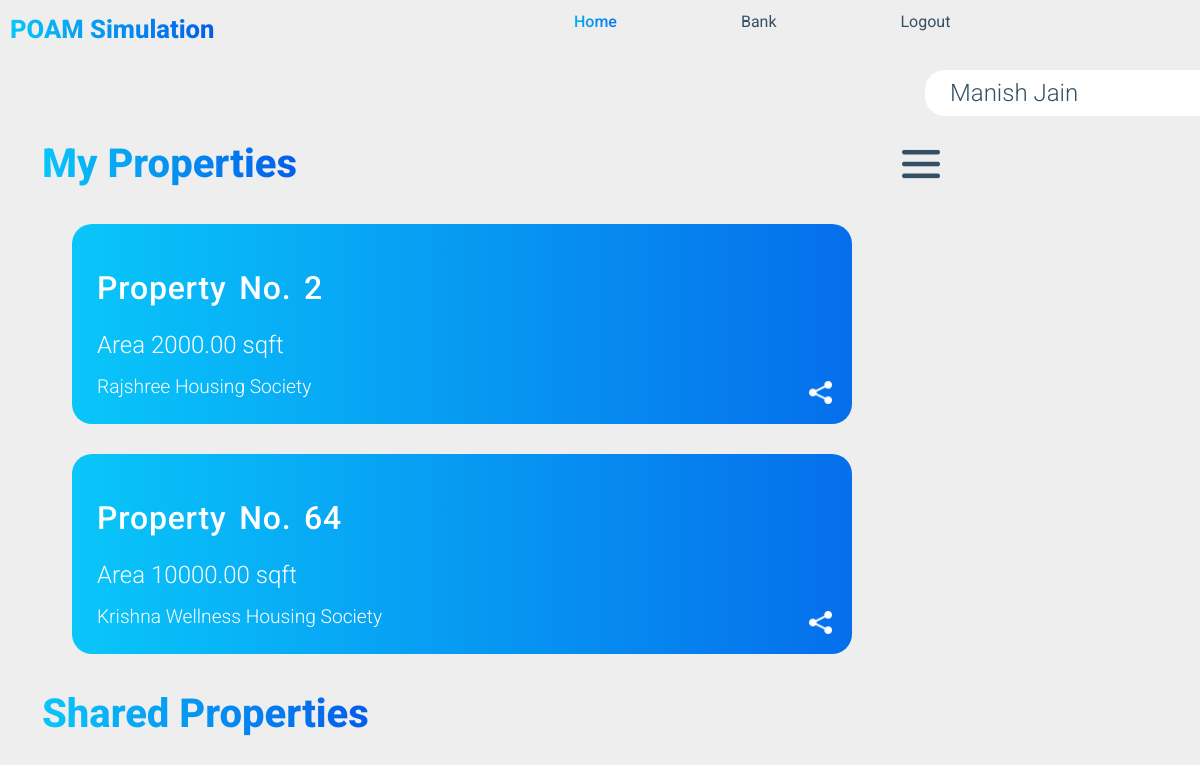
The page /home/838427959970 (signed in) on the database its author committed.
### Aadhar_DB/models.py (models this page shows, shortened)
class aadhar(models.Model):
    MALE = 'M'
    FEMALE = 'F'
    OTHERS = 'OTH'
    gender = [
        (MALE, 'Male'),
        (FEMALE, 'Female'),
        (OTHERS, 'Others'),
    ]
    first_name=models.CharField(max_length=30)
    middle_name=models.CharField(max_length=30)
    last_name=models.CharField(max_length=30)
    dob = models.DateField()
    gender = models.CharField(choices=gender,default=OTHERS,max_length=3)
    aadhar_no = models.BigIntegerField()
    address = models.TextField()
    photo = models.ImageField(upload_to ='uploads/',null=True)

### MuncipalCorporation_DB/models.py (models this page shows, shortened)
class Plot(models.Model):
    SQFT = 'sqft'
    ACRE = 'AC'
    units = [
        (SQFT, 'Square.ft'),
        (ACRE, 'Acre'),
    ]
    owner = models.ForeignKey(Person,on_delete=models.CASCADE,related_name="plot_owner",default=None)
    number = models.IntegerField()
    area = models.DecimalField(max_digits=10, decimal_places=2)
    length= models.DecimalField(max_digits=10, decimal_places=2)
    width= models.DecimalField(max_digits=10, decimal_places=2)
    unit = models.CharField(choices=units,default=SQFT,max_length=4)
    society_name= models.CharField(max_length=100)
    society_rera_no = models.IntegerField()
    plot_address = models.CharField(max_length=200)
    north = models.CharField(max_length=30)
    south = models.CharField(max_length=30)
    east = models.CharField(max_length=30)
    west = models.CharField(max_length=30)

### POAM_portal/views.py (the view)
# urls.py: path("home/<str:user>", views.home_view, name="home"),
@login_required(login_url="login")
def home_view(request, user):
    message = f"Hello {user}! You have been logged in"
    try:
        user_details = get_aadhar(user)
        return render(
            request,
            "POAM_portal/home.html",
            {
                "person": user_details.aadhar_details,
                "plots": get_plot(user),
            },
        )
    except:
        return HttpResponseRedirect(reverse("status", kwargs={"status": 0}))

### POAM_portal/utils.py (called while the page is built)
def get_person_info(aadhar_info):
    return Person.objects.get(aadhar_details=aadhar_info)

def get_aadhar_info(aadhar_no):
    return aadhar.objects.get(aadhar_no=aadhar_no)

def get_aadhar(aadhar_no):
    aadhar_info = get_aadhar_info(aadhar_no)
    person_info = get_person_info(aadhar_info)
    return person_info

def get_plot(aadhar_card):
    aadhar_info = get_aadhar_info(aadhar_card)
    person_info = get_person_info(aadhar_info)
    plot = Plot.objects.filter(owner=person_info)
    return plot

### POAM_portal/templates/POAM_portal/home.html (shortened to what this page needs)
{% extends "POAM_portal/layout.html" %}
{% load static %}
{% block body %}
{% if user.is_authenticated %}
<div class="container-fluid">
    <div class="container">
        <div class="home-greetings">{{person.first_name}} {{person.last_name}}
        </div>
        <div class="home-options">
            <span class="home-heading">My Properties</span>
            <span><a href="{% url 'bank' %}"><img src="../../static/POAM_portal/images/menu.png" alt=""
                        id="options"></a></span>
        </div>
        <div class="property-cards">
            {% for plot in plots %}
            <div class="container plot-container">
                <div class="plot-heading">Property No. {{plot.number}}</div>
                <div class="plot-area">Area {{plot.area}} {{plot.unit}}</div>
                <div class="plot-societyname">{{plot.society_name}}</div>
                <span>
                    <a href="#"><img src="../../static/POAM_portal/images/share.png" alt="share" class="plot-share"></a>
                </span>
            </div>
            {% endfor %}
        </div>
        <span class="home-heading">Shared Properties</span>
    </div>
</div>
{% endif %}
{% endblock %}

### POAM_portal/static/POAM_portal/layout.css (style rules this page uses)
* { margin:0px; padding: 0px; font-family: 'Roboto', sans-serif; }
.home-heading { background: linear-gradient(to right, var(--light),var(--dark)); -webkit-background-clip: text; -webkit-text-fill-color: transparent; font-size: 2.5rem; font-weight: 800; }
.home-options { display: flex; flex-direction: row; flex-wrap: nowrap; align-items: center; justify-content: space-between; margin: 70px 0px 30px 0px; }
.home-greetings { font-size: 1.5rem; font-weight: 300; margin: 20px 0px 0px 0px; color: var(--nav-text); position: absolute; right: 0px; top: 50px; width: 275px; padding: 5px 0px 5px 25px; border-radius: 20px 0px 0px 20px; background-color: #fff; }
#options { width: 15%; }
.plot-container { padding: 0px !important; width: 65vw; height: 25vh; margin:10px 0px 30px 30px !important; border-radius: 20px; font-family: ; position: relative; font-family: 'Roboto', sans-serif; color: var(--white); background: linear-gradient(to right, var(--light),var(--dark)120%); }
.plot-heading { font-weight: 500; font-size: 2rem; margin: 20px 0px 10px 25px; padding: 40px 0px 5px 0px; word-spacing: 4px; letter-spacing: .8px; }
.plot-area { margin-left: 25px; font-weight: 300; font-size: 1.5rem; margin-bottom: 10px; }
.plot-societyname { margin-left: 25px; font-weight: 300; font-size: 1.2rem; text-transform: capitalize; }
.plot-share { position: absolute; right: 20px; bottom: 20px; width: 3%; }

### POAM_portal/static/POAM_portal/style.css (style rules this page uses)
:root { --light:#09C6F9; --dark:#045DE9; --btn-regular:#233645; --white:#fff; --background:#eee; --nav-text : #345065; }
* { margin:0px; padding: 0px; font-family: 'Roboto', sans-serif; }
body { background-color: var(--background); overflow: hidden; }
.container-fluid { width: 100vw; height: 100vh; }

### rows shown on the page
aadhar: first_name "Manish", last_name "Jain"
Plot: number "2", area "2000.00", unit "sqft", society_name "Rajshree Housing Society"
Plot: number "64", area "10000.00", unit "sqft", society_name "Krishna Wellness Housing Society"
